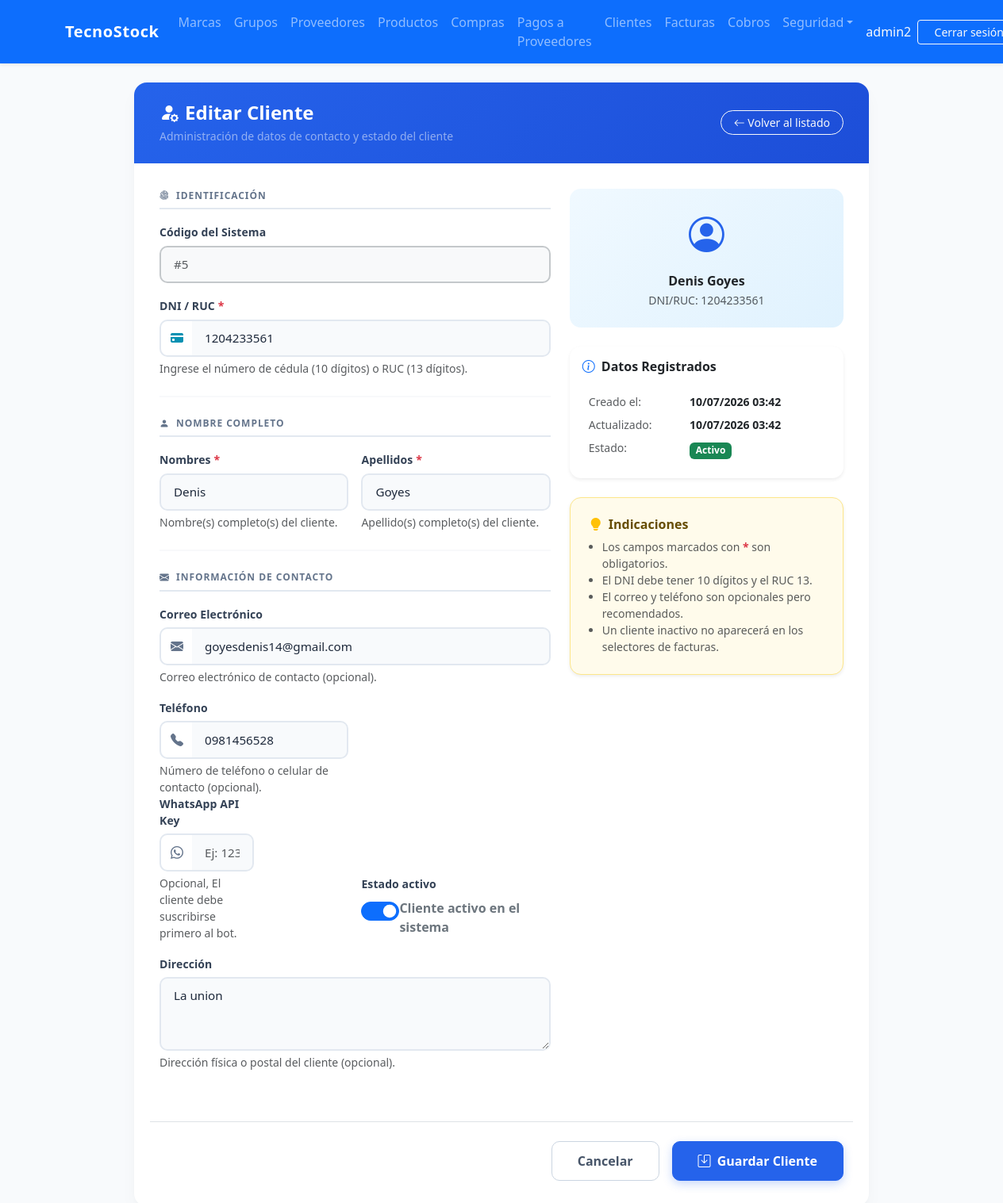
/customers/5/edit/ (signed in), run on an earlier commit of the app's database.
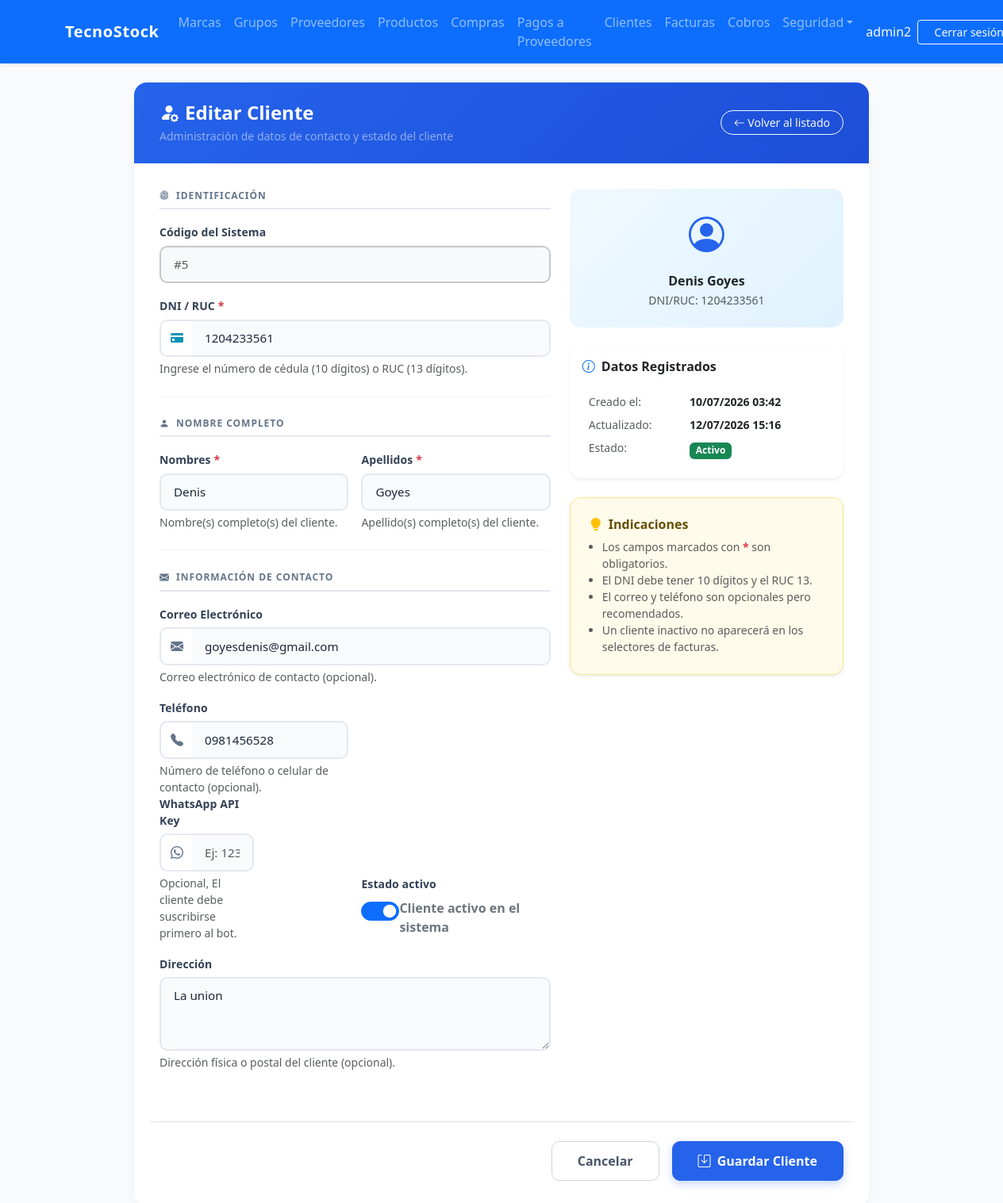
And on a later commit of the database.
### billing/models.py (models this page shows, shortened)
class Customer(models.Model):
    dni = models.CharField(max_length=13, unique=True, verbose_name='DNI/RUC', validators=[validate_cedula_ec])
    first_name = models.CharField(max_length=100, verbose_name='Nombres')
    last_name = models.CharField(max_length=100, verbose_name='Apellidos')
    email = models.EmailField(blank=True, null=True, verbose_name='Correo Electronico')
    phone = models.CharField(max_length=20, blank=True, null=True, verbose_name='Teléfono')
    address = models.TextField(blank=True, null=True, verbose_name='Dirección')
    whatsapp_apikey = models.CharField(
        max_length=20, blank=True, null=True,
        verbose_name='WhatsApp API Key (CallMeBot)',
        help_text='Solo necesaria si el cliente se suscribió a CallMeBot para recibir notificaciones.'
    )
    is_active = models.BooleanField(default=True, verbose_name='Activo')
    created_at = models.DateTimeField(auto_now_add=True, verbose_name='Creado el')
    updated_at = models.DateTimeField(auto_now=True, verbose_name='Actualizado el')
    class Meta:
        ordering = ['last_name', 'first_name']
    @property
    def full_name(self): return f'{self.first_name} {self.last_name}'

### billing/views.py (the view)
# urls.py: path('customers/<int:pk>/edit/', views.CustomerUpdateView.as_view(), name='customer_update'),
class CustomerUpdateView(LoginRequiredMixin,GroupRequiredMixin, PermissionOrRedirectMixin, UpdateView):
    permission_required = 'billing.change_customer'
    group_required = ['Administrador', 'Vendedor']
    model = Customer
    form_class = CustomerForm
    template_name = 'billing/customer_form.html'
    success_url = reverse_lazy('billing:customer_list')

### security/templatetags/security_tags.py (called while the page is built)
@register.filter(name='has_group')
def has_group(user, group_name):
    if not user.is_authenticated:
        return False
    if user.is_superuser:      # el superusuario ve todo
        return True
    return user.groups.filter(name=group_name).exists()

### shared/mixins.py (called while the page is built)
    def dispatch(self, request, *args, **kwargs):
        if not request.user.is_authenticated:
            return redirect('login')
        if request.user.is_superuser:
            return super().dispatch(request, *args, **kwargs)
        if request.user.groups.filter(name__in=self.group_required).exists():
            return super().dispatch(request, *args, **kwargs)
        messages.error(request, self.group_error_message)
        return redirect(self.group_redirect_url)

### billing/templates/billing/customer_form.html (shortened to what the changed rows need)
{% extends 'billing/base.html' %}
{% block content %}
<div class="row justify-content-center">
  <div class="col-xl-10 col-lg-11">
    <div class="premium-card">
      <div class="premium-card-body">
        <form method="post" novalidate id="customer-form">
          <div class="row g-4">
            <div class="col-lg-7">
              <div class="row g-3 mb-3">
                <div class="col-12">
                  <label class="form-label form-label-premium">Código del Sistema</label>
                  <input type="text"
                    class="form-control form-control-premium bg-light text-muted border-secondary-subtle" readonly
                    value="{% if form.instance.pk %}#{{ form.instance.pk }}{% else %}Nuevo Cliente (Automático){% endif %}">
                </div>
                <div class="col-12">
                  <div class="input-group">
                    <span class="input-group-text bg-white border-2 border-end-0"
                      style="border-radius: 10px 0 0 10px; border-color: #e2e8f0; color: #0891b2;">
                      <i class="bi bi-credit-card-fill"></i>
                    </span>
                    {{ form.dni }}
                  </div>
                </div>
              </div>
              <div class="row g-3 mb-3">
                <div class="col-md-6">
                  <label for="{{ form.first_name.id_for_label }}" class="form-label form-label-premium">
                    {{ form.first_name.label }} <span class="text-danger">*</span>
                  </label>
                  {{ form.first_name }}
                  {% if form.first_name.help_text %}
                  <div class="form-text text-muted small">{{ form.first_name.help_text }}</div>
                  {% endif %}
                </div>
                <div class="col-md-6">
                  <label for="{{ form.last_name.id_for_label }}" class="form-label form-label-premium">
                    {{ form.last_name.label }} <span class="text-danger">*</span>
                  </label>
                  {{ form.last_name }}
                  {% if form.last_name.help_text %}
                  <div class="form-text text-muted small">{{ form.last_name.help_text }}</div>
                  {% endif %}
                </div>
              </div>
              <div class="row g-3 mb-3">
                <div class="col-12">
                  <div class="input-group">
                    <span class="input-group-text bg-white border-2 border-end-0"
                      style="border-radius: 10px 0 0 10px; border-color: #e2e8f0; color: #64748b;">
                      <i class="bi bi-envelope-fill"></i>
                    </span>
                    {{ form.email }}
                  </div>
                </div>
                <div class="col-md-6">
                  <div class="input-group">
                    <span class="input-group-text bg-white border-2 border-end-0"
                      style="border-radius: 10px 0 0 10px; border-color: #e2e8f0; color: #64748b;">
                      <i class="bi bi-telephone-fill"></i>
                    </span>
                    {{ form.phone }}
                  </div>
                  <div class="col-md-6">
                    <div class="input-group">
                      <span class="input-group-text bg-white border-2 border-end-0"
                        style="border-radius: 10px 0 0 10px; border-color: #e2e8f0; color: #64748b;">
                        <i class="bi bi-whatsapp"></i>
                      </span>
                      {{ form.whatsapp_apikey }}
                    </div>
                  </div>
                </div>
                <div class="col-md-6 d-flex align-items-end pb-1">
                  <div>
                    <div class="form-check form-switch form-switch-premium">
                      {{ form.is_active }}
                      <label class="form-check-label fw-semibold text-secondary"
                        for="{{ form.is_active.id_for_label }}">
                        Cliente activo en el sistema
                      </label>
                    </div>
                  </div>
                </div>
                <div class="col-12">
                  <label for="{{ form.address.id_for_label }}" class="form-label form-label-premium">
                    {{ form.address.label }}
                  </label>
                  {{ form.address }}
                  {% if form.address.help_text %}
                  <div class="form-text text-muted small">{{ form.address.help_text }}</div>
                  {% endif %}
                </div>
              </div>
            </div>
            <div class="col-lg-5">
              <div class="card border-0 info-card mb-4">
                <div class="card-body p-4 text-center">
                  <div class="info-card-icon mb-3">
                    <i class="bi bi-person-circle"></i>
                  </div>
                  <h6 class="fw-bold text-dark mb-1" id="preview-fullname">
                    {% if form.instance.pk %}{{ form.instance.full_name }}{% else %}Nuevo Cliente{% endif %}
                  </h6>
                  <p class="text-muted small mb-0" id="preview-dni">
                    {% if form.instance.pk %}DNI/RUC: {{ form.instance.dni }}{% else %}Complete los datos del
                    formulario{% endif %}
                  </p>
                </div>
              </div>
              {% if form.instance.pk %}
              <div class="card border-0 shadow-sm mb-4" style="border-radius: 14px;">
                <div class="card-header bg-transparent border-0 py-3 pb-0">
                  <h6 class="mb-0 fw-bold text-dark">
                    <i class="bi bi-info-circle me-2 text-primary"></i>Datos Registrados
                  </h6>
                </div>
                <div class="card-body p-4">
                  <div class="row g-2 text-start">
                    <div class="col-5 text-muted small">Creado el:</div>
                    <div class="col-7 fw-semibold small">{{ form.instance.created_at|date:"d/m/Y H:i" }}</div>
                    <div class="col-5 text-muted small">Actualizado:</div>
                    <div class="col-7 fw-semibold small">{{ form.instance.updated_at|date:"d/m/Y H:i" }}</div>
                    <div class="col-5 text-muted small">Estado:</div>
                    <div class="col-7">
                      {% if form.instance.is_active %}
                      <span class="badge bg-success">Activo</span>
                      {% else %}
                      <span class="badge bg-secondary">Inactivo</span>
                      {% endif %}
                    </div>
                  </div>
                </div>
              </div>
              {% endif %}
            </div>
          </div>
        </form>
      </div>
    </div>
  </div>
</div>
{% endblock %}

What changed in the data, as far as the page shows it:
changed Customer "Denis Goyes": email "goyesdenis14@gmail.com" → "goyesdenis@gmail.com"; instance.updated_at "10/07/2026 03:42" → "12/07/2026 15:16"
